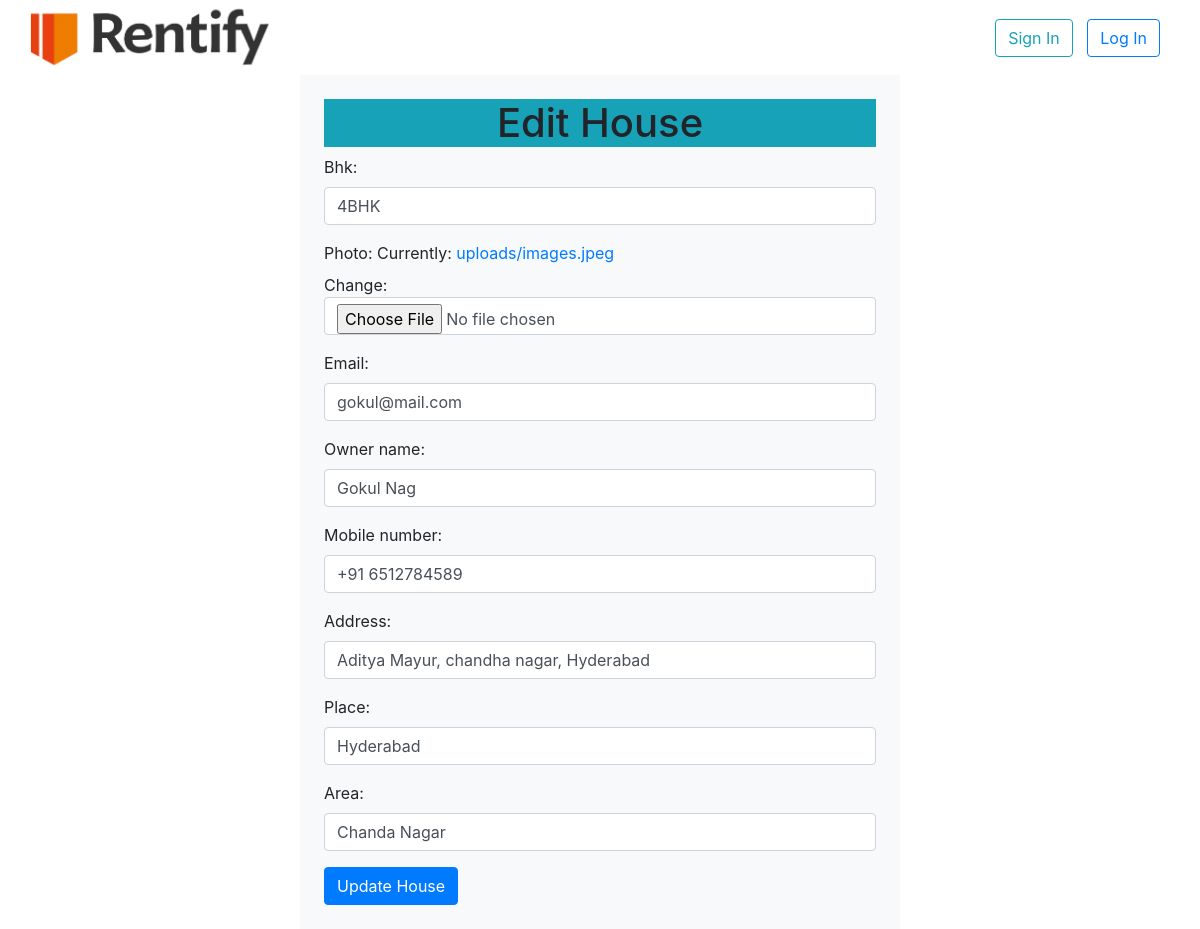
/Edit/6, run on the app's committed database.
### app/models.py (models this page shows)
class House(models.Model):
    bhk=models.CharField(max_length=30)
    photo=models.ImageField(upload_to="uploads",default="a.png")
    email=models.EmailField(unique=True)
    owner_name = models.CharField(max_length=100)
    mobile_number = models.CharField(max_length=15)
    address=models.CharField(max_length=255)
    place=models.CharField(max_length=255)
    area=models.CharField(max_length=255)

### app/views.py (the view)
# urls.py: path('Edit/<id>', views.EditHouse),
def EditHouse(request,id=None):
    one_rec=House.objects.get(pk=id)
    form=HouseForm(request.POST or None,request.FILES or None, instance=one_rec)
    if form.is_valid():
        form.save()
        return redirect('/')
    mydict= {'form':form}
    return render(request,'Edit.html',context=mydict)

### app/forms.py
class HouseForm(forms.ModelForm):
    class Meta:
        model=House
        fields =('bhk','photo','email','owner_name','mobile_number','address', 'place', 'area')
    def __init__(self, *args, **kwargs):
        super(HouseForm, self).__init__(*args, **kwargs)
        for visible in self.visible_fields():
            visible.field.widget.attrs['class'] = 'form-control'

### app/templates/Edit.html (shortened to what this page needs)
<!DOCTYPE html>
<html lang="en">
  <head>
    <link
      rel="stylesheet"
      href="https://cdn.jsdelivr.net/npm/bootstrap@4.6.1/dist/css/bootstrap.min.css"
    />
  </head>
  <body>
    <div
      class="header"
      style="
        display: flex;
        justify-content: space-between;
        align-content: center;
      "
    >
      <div class="left" style="margin-left: 15px">
        <img src="/static/rentify.png" height="75px" width="270px" />
      </div>
      <div
        class="right"
        style="align-items: center; align-content: center; margin-right: 35px"
      >
        <a href="/signin" class="btn btn-outline-info" style="margin: 5px"
          >Sign In</a
        >
        <a href="/login" class="btn btn-outline-primary" style="margin: 5px"
          >Log In</a
        >
      </div>
    </div>
    <div class="w-50 m-auto p-4 bg-light">
      <h1 class="text-center bg-info">Edit House</h1>
      <form method="post" enctype="multipart/form-data">
        {{form.as_p}}
        <button type="submit" class="btn btn-primary">Update House</button>
      </form>
    </div>
  </body>
</html>

### data on the page
House: bhk "4BHK", email "gokul@mail.com", owner_name "Gokul Nag", mobile_number "+91 6512784589", address "Aditya Mayur, chandha nagar, Hyderabad", place "Hyderabad", area "Chanda Nagar"
